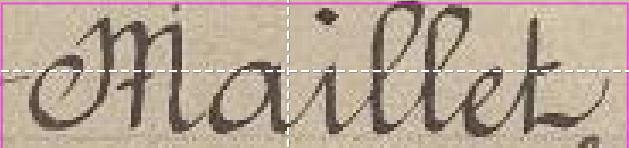
#> input picture Name_HTR/test.png, 629 x 148 px
$ python -i train.py   (imports and definitions only)
#> lines starting #> are read from the running program, lines starting #| are printed output that depends on the picture
import glob
import pickle
import shutil
import sys
from multiprocessing import Pool

import tqdm
import PIL.Image as Image
from sklearn.ensemble import RandomForestClassifier
from sklearn import svm
from sklearn.model_selection import train_test_split
from sklearn.metrics import accuracy_score, classification_report
import skimage
from skimage import color, data, exposure
from skimage import io
import random
import cv2
import joblib
import os
import matplotlib.pyplot as plt

from src.Page_Classifier.utils.utils import show_image


class PageClassifier():
	def __init__(self,
				 build_vocab=True,
				 corpus_path=None,
				 model=None,
				 vocab=None):
		if build_vocab:
			self.vocab, self.reverse_vocab = self.build_classes_vocab(path="src/Page_Classifier/data/corpus/page_*")
			joblib.dump(self.vocab, vocab)
		self.model_path = model
		self.corpus_path = corpus_path
		self.vocab_path = vocab
		try:
			self.model = joblib.load(model)
			if build_vocab is False:
				self.vocab = joblib.load(vocab)
		except FileNotFoundError:
			print("Some file not found.")
			self.model = model
			self.vocab = vocab

	# [8 lines left out: function crop_and_resize, not called in this run]

	def load_to_greyscale(self, image_path):
		image = Image.open(image_path).convert('L')
		return image

	# [36 lines left out: functions extract_features, reveal_hog_features, not called in this run]

	def build_classes_vocab(self, path):
		vocab = {idx: dir.split("/")[-1] for idx, dir in enumerate(glob.glob(path))}
		reverse_vocab = {value: key for key, value in vocab.items()}
		print(vocab)
		print(reverse_vocab)
		return vocab, reverse_vocab

	# [10 lines left out: function load_image, not called in this run]

	def retrieve_hog_and_label(self, image):
		return self.load_image(image, produce_labels=True)

	# [73 lines left out: functions build_dataset, load_corpus, test, train, test, predict, not called in this run]


	# Predict on the test set results


# [8 lines not run here, left out]

>>> import cv2
>>> picture = cv2.imread('../../Name_HTR/test.png', cv2.IMREAD_GRAYSCALE)
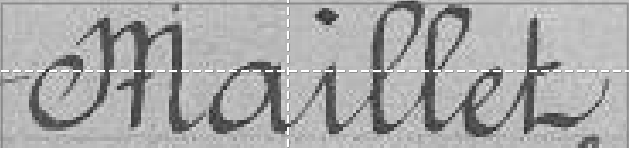
#> picture: shape (148, 629); min 42, max 255, mean 167.8
>>> result = PageClassifier().retrieve_hog_and_label(picture)
#> (the run stopped early here; a loop or call above may not have finished)

$ run again, on Name_HTR/jacquot.png
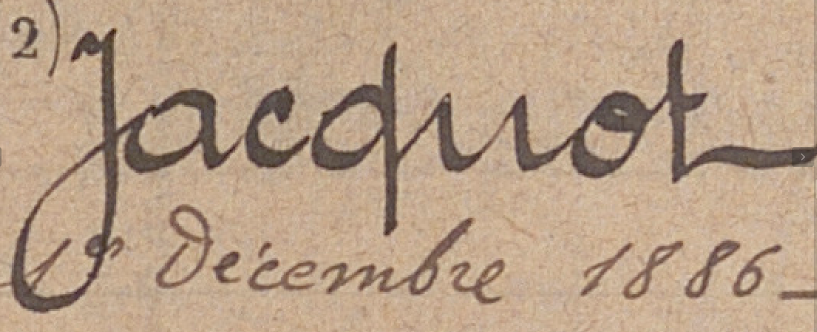
#> input picture Name_HTR/jacquot.png, 1633 x 664 px (shown at 1/2 size)
#> `picture = cv2.imread('../../Name_HTR/test.png', cv2.IMREAD_GRAYSCALE)`:
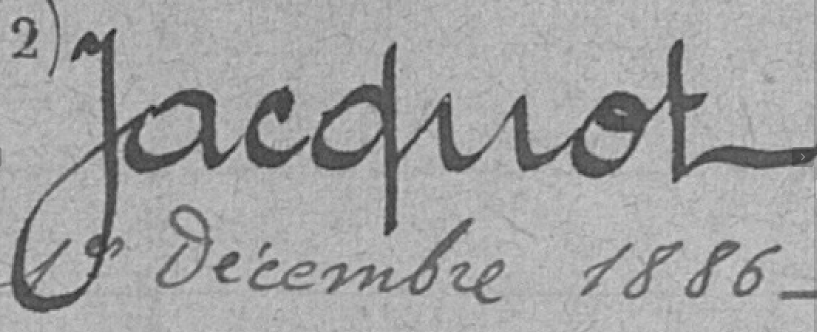
#> picture: shape (664, 1633) (shown at 1/2 size); min 27, max 209, mean 164.4
